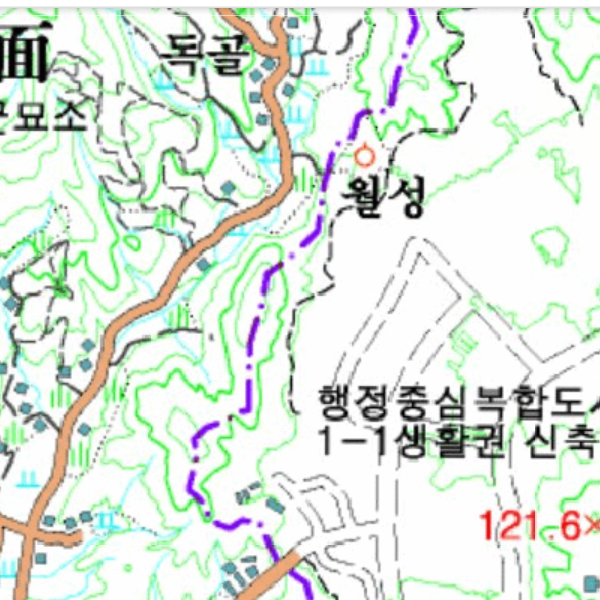
#> input picture gis/2013_000.png, 600 x 600 px
$ python -i gis_data2.py   (imports and definitions only)
#> lines starting #> are read from the running program, lines starting #| are printed output that depends on the picture
import numpy as np
import cv2
import pickle
import os

dirname = os.path.dirname(__file__) + os.path.sep

# bin 파일을 만듭니다.
def createDUMP():
    # 신경망 학습용
    # 여기에 40개의 데이터를 입력해 주세요
    # cv2.resize( cv2.imread(dirname + './xd2011.png'), (200, 200 )),
    # cv2.resize( cv2.imread(dirname + './xd2011.png'), (200, 200 ))
    # 이런식으로 [] 안에 넣주세요!
    rowX = np.array([cv2.resize( cv2.imread(dirname + './2013_000.png'), (200, 200 )),
                     cv2.resize( cv2.imread(dirname + './2013_001.png'), (200, 200 )),
                     cv2.resize( cv2.imread(dirname + './2013_002.png'), (200, 200 )),
                     cv2.resize( cv2.imread(dirname + './2013_003.png'), (200, 200 )),
                     cv2.resize( cv2.imread(dirname + './2013_004.png'), (200, 200 )),
                     cv2.resize( cv2.imread(dirname + './2013_005.png'), (200, 200 )),
                     cv2.resize( cv2.imread(dirname + './2013_006.png'), (200, 200 )),
                     cv2.resize( cv2.imread(dirname + './2013_008.png'), (200, 200 )),
                     cv2.resize( cv2.imread(dirname + './2013_009.png'), (200, 200 )),
                     cv2.resize( cv2.imread(dirname + './2013_010.png'), (200, 200 )),
                     cv2.resize( cv2.imread(dirname + './2013_011.png'), (200, 200 )),
                     cv2.resize( cv2.imread(dirname + './2013_012.png'), (200, 200 )),
                     cv2.resize( cv2.imread(dirname + './2013_013.png'), (200, 200 )),
                     cv2.resize( cv2.imread(dirname + './2013_014.png'), (200, 200 )),
                     cv2.resize( cv2.imread(dirname + './2013_015.png'), (200, 200 )),
                     cv2.resize( cv2.imread(dirname + './2013_016.png'), (200, 200 )),
                     cv2.resize( cv2.imread(dirname + './2013_017.png'), (200, 200 )),
                     cv2.resize( cv2.imread(dirname + './2013_018.png'), (200, 200 )),
                     cv2.resize( cv2.imread(dirname + './2013_019.png'), (200, 200 )),
                     cv2.resize( cv2.imread(dirname + './2013_020.png'), (200, 200 )),
                     cv2.resize( cv2.imread(dirname + './2013_021.png'), (200, 200 )),
                     cv2.resize( cv2.imread(dirname + './2013_022.png'), (200, 200 )),
                     cv2.resize( cv2.imread(dirname + './2013_023.png'), (200, 200 )),
                     cv2.resize( cv2.imread(dirname + './2013_024.png'), (200, 200 )),
                     cv2.resize( cv2.imread(dirname + './2013_025.png'), (200, 200 )),
                     cv2.resize( cv2.imread(dirname + './2013_026.png'), (200, 200 )),
                     cv2.resize( cv2.imread(dirname + './2013_027.png'), (200, 200 )),
                     cv2.resize( cv2.imread(dirname + './2013_028.png'), (200, 200 )),
                     cv2.resize( cv2.imread(dirname + './2013_029.png'), (200, 200 )),
                     cv2.resize( cv2.imread(dirname + './2013_030.png'), (200, 200 )),
                     cv2.resize( cv2.imread(dirname + './2013_031.png'), (200, 200 )),
                     cv2.resize( cv2.imread(dirname + './2013_032.png'), (200, 200 )),
                     cv2.resize( cv2.imread(dirname + './2013_033.png'), (200, 200 )),
                     cv2.resize( cv2.imread(dirname + './2013_034.png'), (200, 200 )),
                     cv2.resize( cv2.imread(dirname + './2013_035.png'), (200, 200 )),
                     cv2.resize( cv2.imread(dirname + './2013_036.png'), (200, 200 )),
                     cv2.resize( cv2.imread(dirname + './2013_037.png'), (200, 200 )),
                     cv2.resize( cv2.imread(dirname + './2013_038.png'), (200, 200 )),
                     cv2.resize( cv2.imread(dirname + './2013_039.png'), (200, 200 )),
                     cv2.resize( cv2.imread(dirname + './2013_040.png'), (200, 200 ))], np.float32)
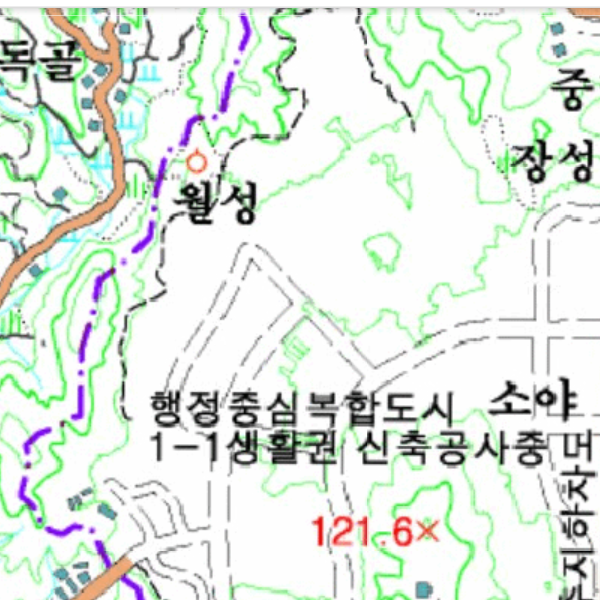
#> input picture gis/2013_001.png, 600 x 600 px
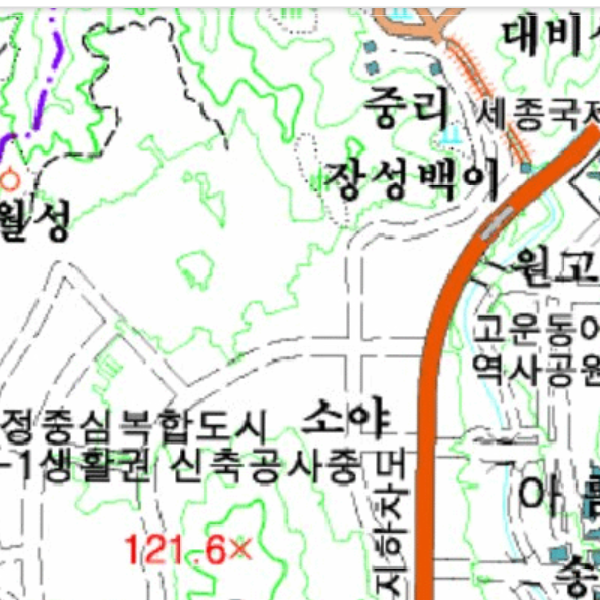
#> input picture gis/2013_002.png, 600 x 600 px
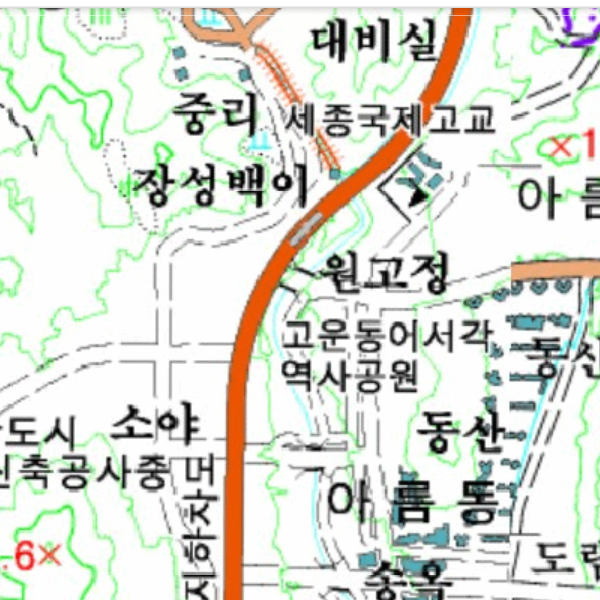
#> input picture gis/2013_003.png, 600 x 600 px
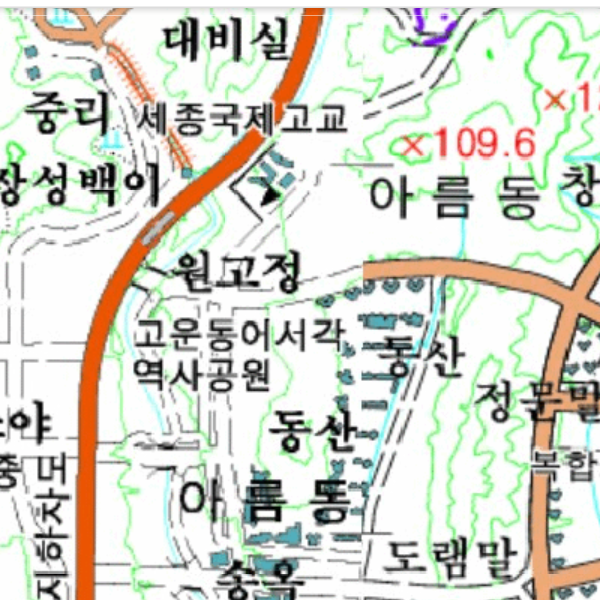
#> input picture gis/2013_004.png, 600 x 600 px
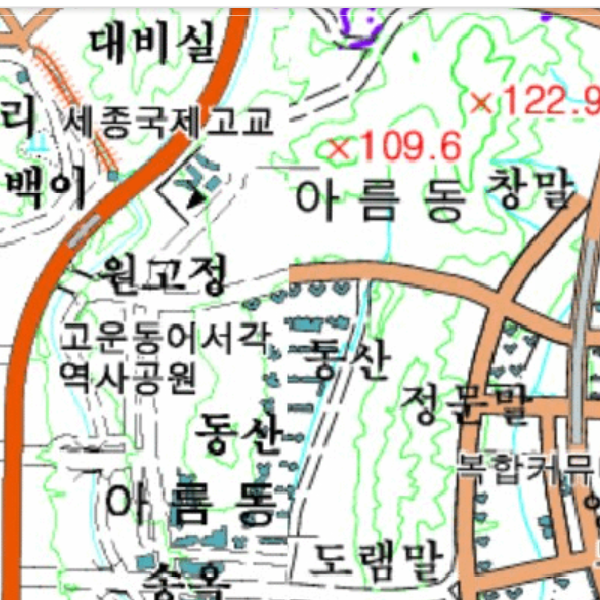
#> input picture gis/2013_005.png, 600 x 600 px
    rowY = np.array([cv2.resize( cv2.imread(dirname + './2015_000.png'), (200, 200 )),
                     cv2.resize( cv2.imread(dirname + './2015_001.png'), (200, 200 )),
                     cv2.resize( cv2.imread(dirname + './2015_002.png'), (200, 200 )),
                     cv2.resize( cv2.imread(dirname + './2015_003.png'), (200, 200 )),
                     cv2.resize( cv2.imread(dirname + './2015_004.png'), (200, 200 )),
                     cv2.resize( cv2.imread(dirname + './2015_005.png'), (200, 200 )),
                     cv2.resize( cv2.imread(dirname + './2015_006.png'), (200, 200 )),
                     cv2.resize( cv2.imread(dirname + './2015_008.png'), (200, 200 )),
                     cv2.resize( cv2.imread(dirname + './2015_009.png'), (200, 200 )),
                     cv2.resize( cv2.imread(dirname + './2015_010.png'), (200, 200 )),
                     cv2.resize( cv2.imread(dirname + './2015_011.png'), (200, 200 )),
                     cv2.resize( cv2.imread(dirname + './2015_012.png'), (200, 200 )),
                     cv2.resize( cv2.imread(dirname + './2015_013.png'), (200, 200 )),
                     cv2.resize( cv2.imread(dirname + './2015_014.png'), (200, 200 )),
                     cv2.resize( cv2.imread(dirname + './2015_015.png'), (200, 200 )),
                     cv2.resize( cv2.imread(dirname + './2015_016.png'), (200, 200 )),
                     cv2.resize( cv2.imread(dirname + './2015_017.png'), (200, 200 )),
                     cv2.resize( cv2.imread(dirname + './2015_018.png'), (200, 200 )),
                     cv2.resize( cv2.imread(dirname + './2015_019.png'), (200, 200 )),
                     cv2.resize( cv2.imread(dirname + './2015_020.png'), (200, 200 )),
                     cv2.resize( cv2.imread(dirname + './2015_021.png'), (200, 200 )),
                     cv2.resize( cv2.imread(dirname + './2015_022.png'), (200, 200 )),
                     cv2.resize( cv2.imread(dirname + './2015_023.png'), (200, 200 )),
                     cv2.resize( cv2.imread(dirname + './2015_024.png'), (200, 200 )),
                     cv2.resize( cv2.imread(dirname + './2015_025.png'), (200, 200 )),
                     cv2.resize( cv2.imread(dirname + './2015_026.png'), (200, 200 )),
                     cv2.resize( cv2.imread(dirname + './2015_027.png'), (200, 200 )),
                     cv2.resize( cv2.imread(dirname + './2015_028.png'), (200, 200 )),
                     cv2.resize( cv2.imread(dirname + './2015_029.png'), (200, 200 )),
                     cv2.resize( cv2.imread(dirname + './2015_030.png'), (200, 200 )),
                     cv2.resize( cv2.imread(dirname + './2015_031.png'), (200, 200 )),
                     cv2.resize( cv2.imread(dirname + './2015_032.png'), (200, 200 )),
                     cv2.resize( cv2.imread(dirname + './2015_033.png'), (200, 200 )),
                     cv2.resize( cv2.imread(dirname + './2015_034.png'), (200, 200 )),
                     cv2.resize( cv2.imread(dirname + './2015_035.png'), (200, 200 )),
                     cv2.resize( cv2.imread(dirname + './2015_036.png'), (200, 200 )),
                     cv2.resize( cv2.imread(dirname + './2015_037.png'), (200, 200 )),
                     cv2.resize( cv2.imread(dirname + './2015_038.png'), (200, 200 )),
                     cv2.resize( cv2.imread(dirname + './2015_039.png'), (200, 200 )),
                     cv2.resize( cv2.imread(dirname + './2015_040.png'), (200, 200 ))], np.float32)

    # 신경망 품질 테스트 용
    # 여기에 나머지 10개의 데이터를 입력해 주세요
    # 똑같이 위와 중복 없이 녛주세요!
    rowX2 = np.array([cv2.resize( cv2.imread(dirname + './2013_041.png'), (200, 200 )),
                      cv2.resize( cv2.imread(dirname + './2013_042.png'), (200, 200 )),
                      cv2.resize( cv2.imread(dirname + './2013_043.png'), (200, 200 )),
                      cv2.resize( cv2.imread(dirname + './2013_044.png'), (200, 200 )),
                      cv2.resize( cv2.imread(dirname + './2013_045.png'), (200, 200 )),
                      cv2.resize( cv2.imread(dirname + './2013_046.png'), (200, 200 )),
                      cv2.resize( cv2.imread(dirname + './2013_047.png'), (200, 200 )),
                      cv2.resize( cv2.imread(dirname + './2013_048.png'), (200, 200 )),
                      cv2.resize( cv2.imread(dirname + './2013_049.png'), (200, 200 )),
                      cv2.resize( cv2.imread(dirname + './2013_050.png'), (200, 200 ))], np.float32)
    rowY2 = np.array([cv2.resize( cv2.imread(dirname + './2015_041.png'), (200, 200 )),
                      cv2.resize( cv2.imread(dirname + './2015_042.png'), (200, 200 )),
                      cv2.resize( cv2.imread(dirname + './2015_043.png'), (200, 200 )),
                      cv2.resize( cv2.imread(dirname + './2015_044.png'), (200, 200 )),
                      cv2.resize( cv2.imread(dirname + './2015_045.png'), (200, 200 )),
                      cv2.resize( cv2.imread(dirname + './2015_046.png'), (200, 200 )),
                      cv2.resize( cv2.imread(dirname + './2015_047.png'), (200, 200 )),
                      cv2.resize( cv2.imread(dirname + './2015_048.png'), (200, 200 )),
                      cv2.resize( cv2.imread(dirname + './2015_049.png'), (200, 200 )),
                      cv2.resize( cv2.imread(dirname + './2015_050.png'), (200, 200 ))], np.float32)


    X = rowX.transpose([0,3,1,2]) / 255
    Y = rowY.transpose([0,3,1,2]) / 255
    X_test = rowX2.transpose([0,3,1,2]) / 255
    Y_test = rowY2.transpose([0,3,1,2]) / 255
    dataList = [X,Y,X_test,Y_test]
    with open(dirname + 'gis_data2.bin', 'wb') as f:
        pickle.dump(dataList, f) # 현재 로드된 메모리있는 그대로 만든 데이터를 파일로 저장하는 함수입니다.
    print('ok')

# gis_network 가 이 함수로 만들어진 bin파일을 불러옵니다.
def load():
    with open(dirname+ "gis_data2.bin", 'rb') as f:
        return pickle.load(f)

#> (the run stopped early here; a loop or call above may not have finished)
